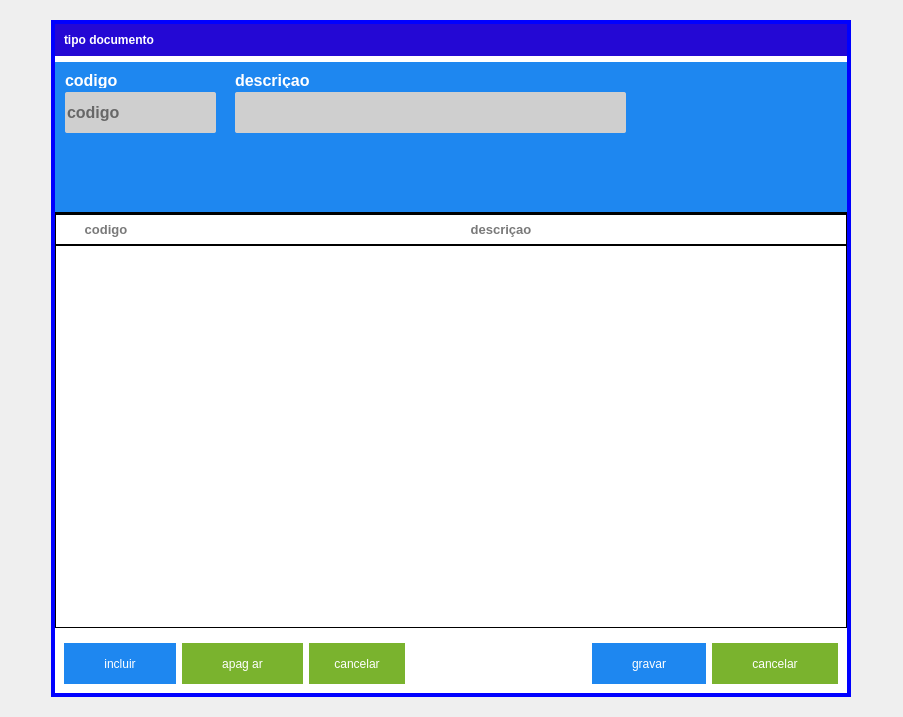
<?xml version="1.0" encoding="UTF-8"?>
<ui version="4.0">
 <class>FormIncluirTipodocumento</class>
 <widget class="QWidget" name="FormIncluirTipodocumento">
  <property name="windowModality">
   <enum>Qt::ApplicationModal</enum>
  </property>
  <property name="geometry">
   <rect>
    <x>0</x>
    <y>0</y>
    <width>903</width>
    <height>717</height>
   </rect>
  </property>
  <property name="windowTitle">
   <string>Form</string>
  </property>
  <property name="styleSheet">
   <string notr="true">text-transform: uppercase;</string>
  </property>
  <layout class="QVBoxLayout" name="verticalLayout">
   <item>
    <widget class="QWidget" name="widget_2" native="true">
     <property name="styleSheet">
      <string notr="true">QWidget#widget_2{

}
</string>
     </property>
     <layout class="QHBoxLayout" name="horizontalLayout_2">
      <item>
       <widget class="QWidget" name="widget" native="true">
        <property name="maximumSize">
         <size>
          <width>800</width>
          <height>700</height>
         </size>
        </property>
        <property name="styleSheet">
         <string notr="true">QWidget{
border:4px solid blue;
	background-color: rgb(255, 255, 255);
}

QLineEdit{
background: #CFCFCF;
border-radius: 2px;
color: #000;
font: 13px &quot;Arial&quot; ;
text-transform: uppercase;
}
QLineEdit:Focus {
border: 1px solid red;
}

QLabel{
text-transform: uppercase;
font-size: 12px;
font-family: &quot;Arial Unicode MS&quot;;
font-weight: bold;
color: #797979
}</string>
        </property>
        <layout class="QVBoxLayout" name="verticalLayout_2">
         <property name="leftMargin">
          <number>4</number>
         </property>
         <property name="topMargin">
          <number>4</number>
         </property>
         <property name="rightMargin">
          <number>4</number>
         </property>
         <property name="bottomMargin">
          <number>4</number>
         </property>
         <item>
          <widget class="QFrame" name="frame_6">
           <property name="styleSheet">
            <string notr="true">QFrame#frame_6{
color:red;
border: none;
background-color:#2408D4;}

QLabel{color: white;
background-color:transparent;
font: 75 15pt &quot;MS Shell Dlg 2&quot;;
border:none
}
</string>
           </property>
           <property name="frameShape">
            <enum>QFrame::StyledPanel</enum>
           </property>
           <property name="frameShadow">
            <enum>QFrame::Raised</enum>
           </property>
           <layout class="QHBoxLayout" name="horizontalLayout_5">
            <item>
             <widget class="QLabel" name="label">
              <property name="styleSheet">
               <string notr="true"/>
              </property>
              <property name="text">
               <string>tipo documento</string>
              </property>
             </widget>
            </item>
           </layout>
          </widget>
         </item>
         <item>
          <widget class="QFrame" name="frame_2">
           <property name="styleSheet">
            <string notr="true">border:none;</string>
           </property>
           <property name="frameShape">
            <enum>QFrame::StyledPanel</enum>
           </property>
           <property name="frameShadow">
            <enum>QFrame::Raised</enum>
           </property>
           <layout class="QVBoxLayout" name="verticalLayout_3">
            <property name="spacing">
             <number>0</number>
            </property>
            <property name="leftMargin">
             <number>0</number>
            </property>
            <property name="topMargin">
             <number>0</number>
            </property>
            <property name="rightMargin">
             <number>0</number>
            </property>
            <property name="bottomMargin">
             <number>0</number>
            </property>
            <item>
             <widget class="QFrame" name="frame_4">
              <property name="minimumSize">
               <size>
                <width>500</width>
                <height>150</height>
               </size>
              </property>
              <property name="styleSheet">
               <string notr="true">QFrame{
background: #1E87F0;
border: 1px solid #1E87F0;
}
QLabel{
font-size: 16px;
font-family: &quot;Arial&quot;;
font-weight: bold;
color: white;
border: none
}
QLineEdit{
background: #CFCFCF;
border-radius: 2px;
color: #000;
font-size: 16px;
font-family: &quot;Arial&quot;;
font-weight: bold;
text-transform: uppercase;

}
QLineEdit:Focus {
border: 1px solid red;
	background-color: rgb(255, 255, 255);r
}</string>
              </property>
              <property name="frameShape">
               <enum>QFrame::StyledPanel</enum>
              </property>
              <property name="frameShadow">
               <enum>QFrame::Raised</enum>
              </property>
              <widget class="QLineEdit" name="tx_codigo">
               <property name="geometry">
                <rect>
                 <x>10</x>
                 <y>30</y>
                 <width>151</width>
                 <height>41</height>
                </rect>
               </property>
               <property name="maxLength">
                <number>3</number>
               </property>
               <property name="placeholderText">
                <string>codigo</string>
               </property>
              </widget>
              <widget class="QLineEdit" name="tx_descricao">
               <property name="geometry">
                <rect>
                 <x>180</x>
                 <y>30</y>
                 <width>391</width>
                 <height>41</height>
                </rect>
               </property>
              </widget>
              <widget class="QLabel" name="label_2">
               <property name="geometry">
                <rect>
                 <x>10</x>
                 <y>10</y>
                 <width>121</width>
                 <height>16</height>
                </rect>
               </property>
               <property name="text">
                <string>codigo</string>
               </property>
              </widget>
              <widget class="QLabel" name="label_3">
               <property name="geometry">
                <rect>
                 <x>180</x>
                 <y>10</y>
                 <width>121</width>
                 <height>16</height>
                </rect>
               </property>
               <property name="text">
                <string>descriçao</string>
               </property>
              </widget>
             </widget>
            </item>
            <item>
             <widget class="QTableWidget" name="tab_Tipodocumento">
              <property name="focusPolicy">
               <enum>Qt::WheelFocus</enum>
              </property>
              <property name="contextMenuPolicy">
               <enum>Qt::ActionsContextMenu</enum>
              </property>
              <property name="styleSheet">
               <string notr="true">QTableView{
color: black;
font-weight: bold;
font-size: 16px;
border:1px solid;
selection-color: rgb(0, 0, 255);
}
QHeaderView:section{
background: #FFF;

font-size: 13px;
font-family: &quot;Arial&quot;;
font-weight: bold;
color: #797979;
border:none;
border-bottom: 2px solid black;
border-top:2px solid black;
padding:5px 0px;
text-transform: uppercase
}</string>
              </property>
              <property name="editTriggers">
               <set>QAbstractItemView::NoEditTriggers</set>
              </property>
              <property name="tabKeyNavigation">
               <bool>false</bool>
              </property>
              <property name="showDropIndicator" stdset="0">
               <bool>false</bool>
              </property>
              <property name="dragDropOverwriteMode">
               <bool>false</bool>
              </property>
              <property name="selectionBehavior">
               <enum>QAbstractItemView::SelectRows</enum>
              </property>
              <attribute name="horizontalHeaderShowSortIndicator" stdset="0">
               <bool>false</bool>
              </attribute>
              <attribute name="horizontalHeaderStretchLastSection">
               <bool>true</bool>
              </attribute>
              <attribute name="verticalHeaderVisible">
               <bool>false</bool>
              </attribute>
              <attribute name="verticalHeaderCascadingSectionResizes">
               <bool>false</bool>
              </attribute>
              <column>
               <property name="text">
                <string>codigo</string>
               </property>
              </column>
              <column>
               <property name="text">
                <string>descriçao</string>
               </property>
              </column>
             </widget>
            </item>
           </layout>
          </widget>
         </item>
         <item>
          <widget class="QFrame" name="frame">
           <property name="maximumSize">
            <size>
             <width>16777215</width>
             <height>60</height>
            </size>
           </property>
           <property name="styleSheet">
            <string notr="true">border:none</string>
           </property>
           <property name="frameShape">
            <enum>QFrame::StyledPanel</enum>
           </property>
           <property name="frameShadow">
            <enum>QFrame::Raised</enum>
           </property>
           <layout class="QHBoxLayout" name="horizontalLayout">
            <item>
             <widget class="QPushButton" name="bt_incluir">
              <property name="minimumSize">
               <size>
                <width>0</width>
                <height>41</height>
               </size>
              </property>
              <property name="cursor">
               <cursorShape>PointingHandCursor</cursorShape>
              </property>
              <property name="focusPolicy">
               <enum>Qt::NoFocus</enum>
              </property>
              <property name="styleSheet">
               <string notr="true">QPushButton {
background-color: #1E87F0;
color: #FFF;
padding:5px 40px;
 }
QPushButton:hover{
background-color: #40a286
}</string>
              </property>
              <property name="text">
               <string>incluir</string>
              </property>
             </widget>
            </item>
            <item>
             <widget class="QPushButton" name="bt_apagar">
              <property name="minimumSize">
               <size>
                <width>0</width>
                <height>41</height>
               </size>
              </property>
              <property name="cursor">
               <cursorShape>PointingHandCursor</cursorShape>
              </property>
              <property name="focusPolicy">
               <enum>Qt::NoFocus</enum>
              </property>
              <property name="styleSheet">
               <string notr="true">QPushButton {
background-color: #7AB32E;
color: #FFF;
padding:10px 40px;
text-align:center;
 }
QPushButton:hover{
background-color: #40a286
}</string>
              </property>
              <property name="text">
               <string>apag ar</string>
              </property>
             </widget>
            </item>
            <item>
             <widget class="QPushButton" name="bt_cancelaIcluir">
              <property name="minimumSize">
               <size>
                <width>0</width>
                <height>41</height>
               </size>
              </property>
              <property name="cursor">
               <cursorShape>PointingHandCursor</cursorShape>
              </property>
              <property name="focusPolicy">
               <enum>Qt::NoFocus</enum>
              </property>
              <property name="styleSheet">
               <string notr="true">QPushButton {
background-color: #7AB32E;
color: #FFF;
padding:5px 25px;
 }
QPushButton:hover{
background-color: #40a286
}</string>
              </property>
              <property name="text">
               <string>cancelar</string>
              </property>
              <property name="shortcut">
               <string>Esc</string>
              </property>
             </widget>
            </item>
            <item>
             <spacer name="horizontalSpacer">
              <property name="orientation">
               <enum>Qt::Horizontal</enum>
              </property>
              <property name="sizeHint" stdset="0">
               <size>
                <width>40</width>
                <height>20</height>
               </size>
              </property>
             </spacer>
            </item>
            <item>
             <widget class="QPushButton" name="bt_grava_altera">
              <property name="minimumSize">
               <size>
                <width>0</width>
                <height>41</height>
               </size>
              </property>
              <property name="focusPolicy">
               <enum>Qt::NoFocus</enum>
              </property>
              <property name="layoutDirection">
               <enum>Qt::RightToLeft</enum>
              </property>
              <property name="styleSheet">
               <string notr="true">QPushButton {
background-color: #1E87F0;
color: #FFF;
padding:5px 40px;
 }
QPushButton:hover{
background-color: #40a286
}</string>
              </property>
              <property name="text">
               <string>gravar</string>
              </property>
             </widget>
            </item>
            <item>
             <widget class="QPushButton" name="bt_cancelar_Altera">
              <property name="minimumSize">
               <size>
                <width>0</width>
                <height>41</height>
               </size>
              </property>
              <property name="focusPolicy">
               <enum>Qt::NoFocus</enum>
              </property>
              <property name="layoutDirection">
               <enum>Qt::RightToLeft</enum>
              </property>
              <property name="styleSheet">
               <string notr="true">QPushButton {
background-color: #7AB32E;
color: #FFF;
padding:5px 40px;
 }
QPushButton:hover{
background-color: #40a286
}</string>
              </property>
              <property name="text">
               <string>cancelar</string>
              </property>
             </widget>
            </item>
           </layout>
          </widget>
         </item>
        </layout>
       </widget>
      </item>
     </layout>
    </widget>
   </item>
  </layout>
  <action name="actionaltera_documento">
   <property name="text">
    <string>altera documento</string>
   </property>
   <property name="font">
    <font>
     <pointsize>15</pointsize>
    </font>
   </property>
  </action>
 </widget>
 <resources/>
 <connections/>
</ui>
